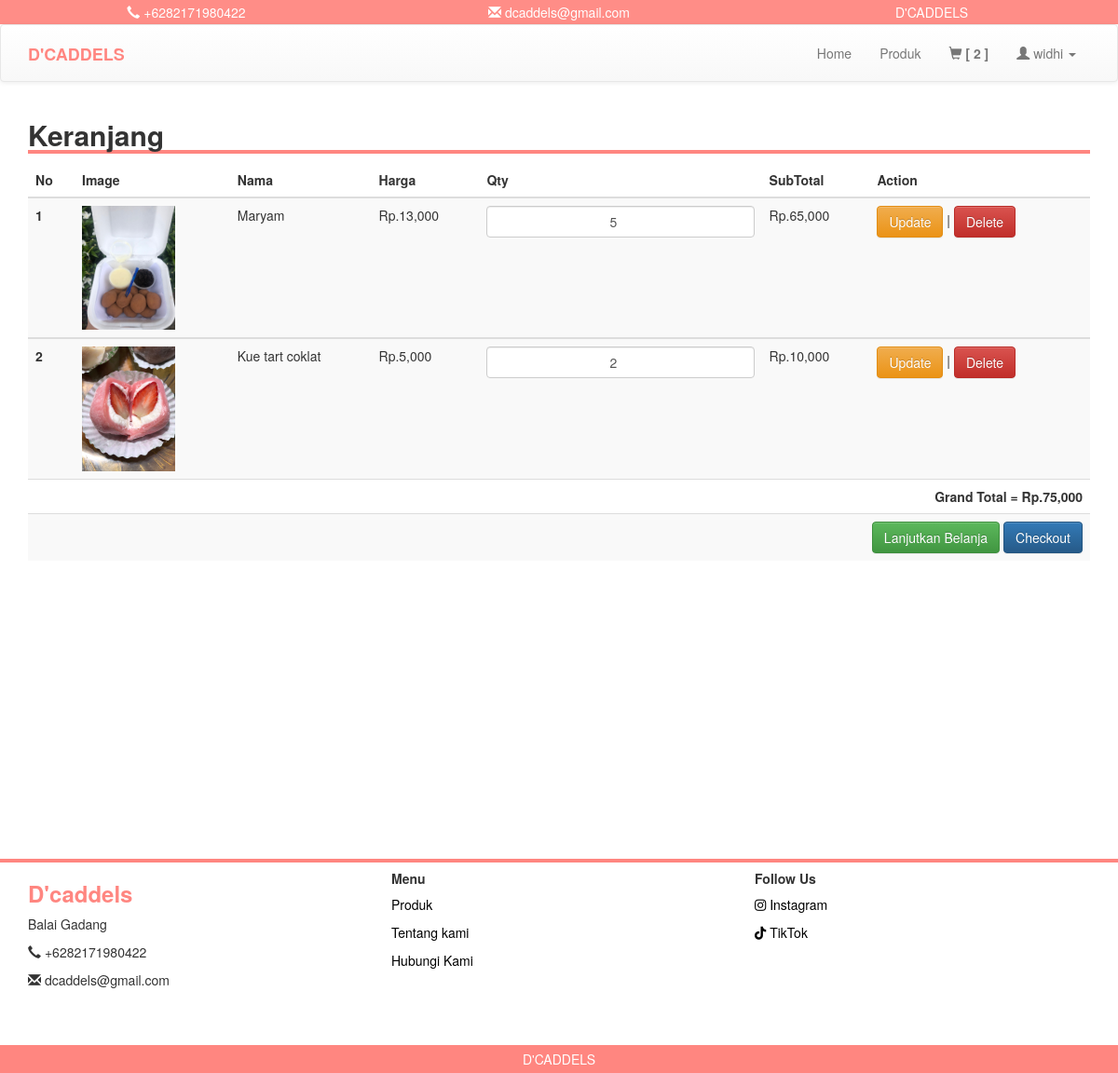
The page /keranjang.php (signed in) on the database its author committed.
### tables this page shows
CREATE TABLE `keranjang` (
  `id_keranjang` int(11) NOT NULL,
  `kode_customer` varchar(100) NOT NULL,
  `kode_produk` varchar(100) NOT NULL,
  `nama_produk` varchar(100) NOT NULL,
  `qty` int(11) NOT NULL,
  `harga` int(11) NOT NULL
);

CREATE TABLE `produk` (
  `kode_produk` varchar(100) NOT NULL,
  `nama` varchar(100) NOT NULL,
  `image` text NOT NULL,
  `deskripsi` text NOT NULL,
  `harga` int(11) NOT NULL
);

### keranjang.php (the view, shortened to what this page needs)
<?php
include 'header.php';
?>
<div class="container" style="padding-bottom: 300px;">
	<h2 style=" width: 100%; border-bottom: 4px solid #ff8680"><b>Keranjang</b></h2>
		<table class="table table-striped">
			<?php
			if(isset($_SESSION['user'])){
				$kode_cs = $_SESSION['kd_cs'];
				$cek = mysqli_query($conn, "SELECT * FROM keranjang WHERE kode_customer = '$kode_cs'");
				$jml = mysqli_num_rows($cek);
				if($jml > 0){
					?>
					<thead>
						<tr>
							<th scope="col">No</th>
							<th scope="col">Image</th>
							<th scope="col">Nama</th>
							<th scope="col">Harga</th>
							<th scope="col">Qty</th>
							<th scope="col">SubTotal</th>
							<th scope="col">Action</th>
						</tr>
					</thead>
					<?php
					if(isset($_SESSION['kd_cs'])){
						$kode_cs = $_SESSION['kd_cs'];
						$result = mysqli_query($conn, "SELECT k.id_keranjang as keranjang, k.kode_produk as kd, k.nama_produk as nama, k.qty as jml, p.image as gambar, p.harga as hrg FROM keranjang k join produk p on k.kode_produk=p.kode_produk WHERE kode_customer = '$kode_cs'");
						$no = 1;
						$hasil = 0;
						while($row = mysqli_fetch_assoc($result)){
					?>
					<tbody>
					<form action="<?php echo $_SERVER['PHP_SELF']; ?>" method="POST">
						<tr>
							<th scope="row"><?= $no;  ?></th>
							<td><img src="image/produk/<?= $row['gambar']; ?>" width="100"></td>
							<td><?= $row['nama']; ?></td>
							<td>Rp.<?= number_format($row['hrg']);  ?></td>
							<td><input type="number" name="qty" class="form-control" style="text-align: center;" value="<?= $row['jml']; ?>"></td>
							<td>Rp.<?= number_format($row['hrg'] * $row['jml']);  ?></td>
							<td><button type="submit" name="submit1" class="btn btn-warning">Update</button> | <a href="keranjang.php?del=1&id=<?= $row['keranjang']; ?>" class="btn btn-danger" onclick="return confirm('Yakin ingin dihapus ?')">Delete</a></td>
						</tr>
						</form>
					<?php
							$sub = $row['hrg'] * $row['jml'];
							$hasil += $sub;
							$no++;
						}
					}
					 ?>
						<tr>
							<td colspan="7" style="text-align: right; font-weight: bold;">Grand Total = Rp.<?= number_format($hasil); ?></td>
						</tr>
						<tr>
							<td colspan="7" style="text-align: right; font-weight: bold;"><a href="index.php" class="btn btn-success">Lanjutkan Belanja</a> <a href="checkout.php?kode_cs=<?= $kode_cs; ?>" class="btn btn-primary">Checkout</a></td>
						</tr>
						<?php
					}
				}else{
					echo "<tr>
					<td colspan='7' class='text-center bg-danger'><h5><b>SILAHKAN LOGIN TERLEBIH DAHULU SEBELUM BERBELANJA</b></h5></td>
					</tr>";
				}
				?>
			</tbody>
		</table>
</div>
<?php
include 'footer.php';
?>

### header.php (shortened to what this page needs)
<?php
include 'koneksi/koneksi.php';
?>
<!DOCTYPE html>
<html>
<head>
	<link rel="stylesheet" type="text/css" href="css/bootstrap.min.css">
	<link rel="stylesheet" type="text/css" href="css/style.css">
	<link rel="stylesheet" type="text/css" href="css/bootstrap-theme.css">
</head>
<body>
	<div class="container-fluid">
		<div class="row top">
			<center>
				<div class="col-md-4" style="padding: 3px;">
					<span> <i class="glyphicon glyphicon-earphone"></i> +6282171980422</span>
				</div>
				<div class="col-md-4"  style="padding: 3px;">
					<span><i class="glyphicon glyphicon-envelope"></i> dcaddels@gmail.com</span>
				</div>
				<div class="col-md-4"  style="padding: 3px;">
					<span>D'CADDELS</span>
				</div>
			</center>
		</div>
	</div>
	<nav class="navbar navbar-default" style="padding: 5px;">
		<div class="container">
			<div class="navbar-header">
				<a class="navbar-brand" href="#" style="color: #ff8680"><b>D'CADDELS</b></a>
			</div>
			<div class="collapse navbar-collapse" id="bs-example-navbar-collapse-1">
				<ul class="nav navbar-nav navbar-right">
					<li><a href="index.php">Home</a></li>
					<li><a href="produk.php">Produk</a></li>
					<?php
					if(isset($_SESSION['kd_cs'])){
					$kode_cs = $_SESSION['kd_cs'];
					$cek = mysqli_query($conn, "SELECT kode_produk from keranjang where kode_customer = '$kode_cs' ");
					$value = mysqli_num_rows($cek);
						?>
						<li><a href="keranjang.php"><i class="glyphicon glyphicon-shopping-cart"></i> <b>[ <?= $value ?> ]</b></a></li>
						<?php
					}else{
						echo "
						<li><a href='keranjang.php'><i class='glyphicon glyphicon-shopping-cart'></i> [0]</a></li>
						";
					}
					if(!isset($_SESSION['user'])){
						?>
						<li class="dropdown">
							<a href="#" class="dropdown-toggle" data-toggle="dropdown" role="button" aria-haspopup="true" aria-expanded="false"><i class="glyphicon glyphicon-user"></i> Akun <span class="caret"></span></a>
							<ul class="dropdown-menu">
								<li><a href="user_login.php">login</a></li>
								<li><a href="register.php">Register</a></li>
							</ul>
						</li>
						<?php
					}else{
						?>
						<li class="dropdown">
							<a href="#" class="dropdown-toggle" data-toggle="dropdown" role="button" aria-haspopup="true" aria-expanded="false"><i class="glyphicon glyphicon-user"></i> <?= $_SESSION['user']; ?> <span class="caret"></span></a>
						</li>
						<?php
					}
					?>
				</ul>
			</div>
		</div>
	</nav>

### footer.php
<link rel="stylesheet" href="https://cdnjs.cloudflare.com/ajax/libs/font-awesome/5.15.4/css/all.min.css">
<footer style="border-top: 4px solid #ff8680;">
    <div class="container" style="padding-bottom: 50px;">
        <div class="row">
            <div class="col-md-4">
                <h3 style="color: #ff8680"><b>D'caddels</b></h3>
                <p>Balai Gadang</p>
                <p><i class="glyphicon glyphicon-earphone"></i> +6282171980422</p>
                <p><i class="glyphicon glyphicon-envelope"></i> dcaddels@gmail.com</p>
            </div>
            <div class="col-md-4">
                <h5><b>Menu</b></h5>
                <p><a href="produk.php" style="color: #000">Produk</a></p>
                <p><a href="index.php" style="color: #000">Tentang kami</a></p>
                <p><a href="index.php" style="color: #000">Hubungi Kami</a></p>
            </div>
            <div class="col-md-4">
                <h5><b>Follow Us</b></h5>
                <p><a href="https://www.instagram.com/dcaddels_" style="color: #000"><i class="fab fa-instagram"></i> Instagram</a></p>
                <p><a href="https://www.tiktok.com/@dcaddels_?_t=8nUr9ZPobjw&_r=1" style="color: #000"><i class="fab fa-tiktok"></i> TikTok</a></p>
            </div>
        </div>
    </div>
    <div class="copy" style="background-color: #ff8680; padding: 5px; color: #fff; text-align: center;">
        <span>D'CADDELS</span>
    </div>
</footer>
</body>
</html>

### css/style.css (style rules this page uses)
body { margin:0; padding: 0; }
.top { background-color: #ff8d87; color: #fff; }

### rows shown on the page
keranjang: kode_produk.image (picture), nama_produk "Maryam", kode_produk.harga "13,000", qty "5", $row['hrg'] * $row['jml'] "65,000"
keranjang: kode_produk.image (picture), nama_produk "Kue tart coklat", kode_produk.harga "5,000", qty "2", $row['hrg'] * $row['jml'] "10,000"

### other values the page prints
$value "2"
$_SESSION['user'] "widhi"
$hasil "75,000"
